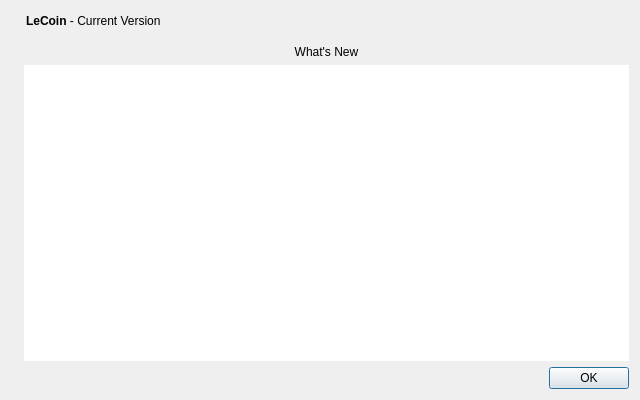
<?xml version="1.0" encoding="UTF-8"?>
<ui version="4.0">
 <class>WhatsNewDialog</class>
 <widget class="QDialog" name="WhatsNewDialog">
  <property name="geometry">
   <rect>
    <x>0</x>
    <y>0</y>
    <width>640</width>
    <height>400</height>
   </rect>
  </property>
  <property name="windowTitle">
   <string>关于最新乐币钱包</string>
  </property>
  <layout class="QHBoxLayout" name="horizontalLayout_2">
   <item>
    <widget class="QLabel" name="label_4">
     <property name="sizePolicy">
      <sizepolicy hsizetype="Preferred" vsizetype="Ignored">
       <horstretch>0</horstretch>
       <verstretch>0</verstretch>
      </sizepolicy>
     </property>
     <property name="pixmap">
      <pixmap resource="../bitcoin.qrc">:/images/aboutBackground</pixmap>
     </property>
    </widget>
   </item>
   <item>
    <layout class="QVBoxLayout" name="verticalLayout_2">
     <item>
      <layout class="QHBoxLayout" name="horizontalLayout">
       <property name="leftMargin">
        <number>2</number>
       </property>
       <property name="bottomMargin">
        <number>8</number>
       </property>
       <item>
        <widget class="QLabel" name="label">
         <property name="cursor">
          <cursorShape>IBeamCursor</cursorShape>
         </property>
         <property name="text">
          <string>&lt;html&gt;&lt;head/&gt;&lt;body&gt;&lt;p&gt;&lt;span style=&quot; font-weight:600;&quot;&gt;LeCoin&lt;/span&gt; - Current Version&lt;/p&gt;&lt;/body&gt;&lt;/html&gt;</string>
         </property>
         <property name="textInteractionFlags">
          <set>Qt::LinksAccessibleByMouse|Qt::TextSelectableByKeyboard|Qt::TextSelectableByMouse</set>
         </property>
        </widget>
       </item>
       <item>
        <widget class="QLabel" name="versionLabel">
         <property name="cursor">
          <cursorShape>IBeamCursor</cursorShape>
         </property>
         <property name="text">
          <string notr="true"/>
         </property>
         <property name="textInteractionFlags">
          <set>Qt::LinksAccessibleByMouse|Qt::TextSelectableByKeyboard|Qt::TextSelectableByMouse</set>
         </property>
        </widget>
       </item>
       <item>
        <spacer name="horizontalSpacer">
         <property name="orientation">
          <enum>Qt::Horizontal</enum>
         </property>
         <property name="sizeHint" stdset="0">
          <size>
           <width>40</width>
           <height>20</height>
          </size>
         </property>
        </spacer>
       </item>
      </layout>
     </item>
     <item>
      <widget class="QLabel" name="title">
       <property name="cursor">
        <cursorShape>IBeamCursor</cursorShape>
       </property>
       <property name="text">
        <string>What's New</string>
       </property>
       <property name="alignment">
        <set>Qt::AlignHCenter|Qt::AlignTop</set>
       </property>
       <property name="margin">
        <number>2</number>
       </property>
       <property name="textInteractionFlags">
        <set>Qt::LinksAccessibleByMouse</set>
       </property>
      </widget>
     </item>
     <item>
      <widget class="QTextEdit" name="description">
       <property name="frameShape">
        <enum>QFrame::NoFrame</enum>
       </property>
       <property name="horizontalScrollBarPolicy">
        <enum>Qt::ScrollBarAlwaysOff</enum>
       </property>
       <property name="undoRedoEnabled">
        <bool>false</bool>
       </property>
       <property name="readOnly">
        <bool>true</bool>
       </property>
       <property name="cursorWidth">
        <number>1</number>
       </property>
       <property name="placeholderText">
        <string extracomment="This is the description of the change."/>
       </property>
      </widget>
     </item>
     <item>
      <widget class="QDialogButtonBox" name="buttonBox">
       <property name="orientation">
        <enum>Qt::Horizontal</enum>
       </property>
       <property name="standardButtons">
        <set>QDialogButtonBox::Ok</set>
       </property>
      </widget>
     </item>
    </layout>
   </item>
  </layout>
 </widget>
 <resources>
  <include location="../bitcoin.qrc"/>
 </resources>
 <connections>
  <connection>
   <sender>buttonBox</sender>
   <signal>rejected()</signal>
   <receiver>WhatsNewDialog</receiver>
   <slot>reject()</slot>
   <hints>
    <hint type="sourcelabel">
     <x>428</x>
     <y>308</y>
    </hint>
    <hint type="destinationlabel">
     <x>286</x>
     <y>274</y>
    </hint>
   </hints>
  </connection>
  <connection>
   <sender>buttonBox</sender>
   <signal>accepted()</signal>
   <receiver>WhatsNewDialog</receiver>
   <slot>accept()</slot>
   <hints>
    <hint type="sourcelabel">
     <x>360</x>
     <y>308</y>
    </hint>
    <hint type="destinationlabel">
     <x>157</x>
     <y>274</y>
    </hint>
   </hints>
  </connection>
 </connections>
</ui>
